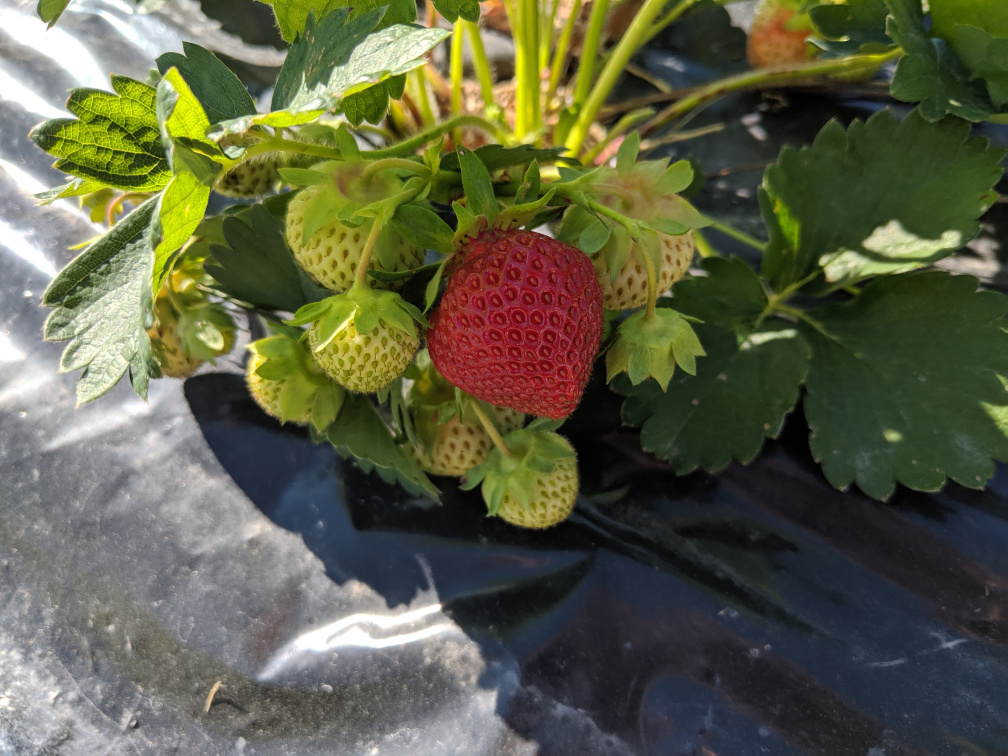
#> input picture computer vision/test_image.jpg, 4032 x 3024 px (shown at 1/4 size)
$ python -i 'strawberries v1 pre.py'   (imports and definitions only)
#> lines starting #> are read from the running program, lines starting #| are printed output that depends on the picture; after the words box and inside, x2 and y2 are one past the last pixel; in counts of white or black regions, pixels touching at a corner belong together
import cv2
import numpy as np
import matplotlib.pyplot as plt
import random as rng
from PIL import Image


# [20 lines left out: functions Main, save, not called in this run]
def real(image,image_copy):
    image = cv2.addWeighted(image, 1, image_copy, 1, 0.0)
    return image

# [47 lines left out: functions red, contours, not called in this run]


def blur(image):
    blur=cv2.GaussianBlur(image, (5,5),0)
    return blur

def gray(image): #converts image to gray scale
    gray=cv2.cvtColor(image, cv2.COLOR_RGB2GRAY)
    return gray

def canny(image): #This is to find edges in an image
    image=gray(image)
    image=blur(image)
    image=cv2.Canny(image,10,100)
    return image


# [1 line not run here, left out]


>>> import cv2
>>> picture = cv2.cvtColor(cv2.imread('test_image.jpg'), cv2.COLOR_BGR2RGB)
>>> result = canny(picture)
#> in gray, `gray=cv2.cvtColor(image, cv2.COLOR_RGB2GRAY)`:
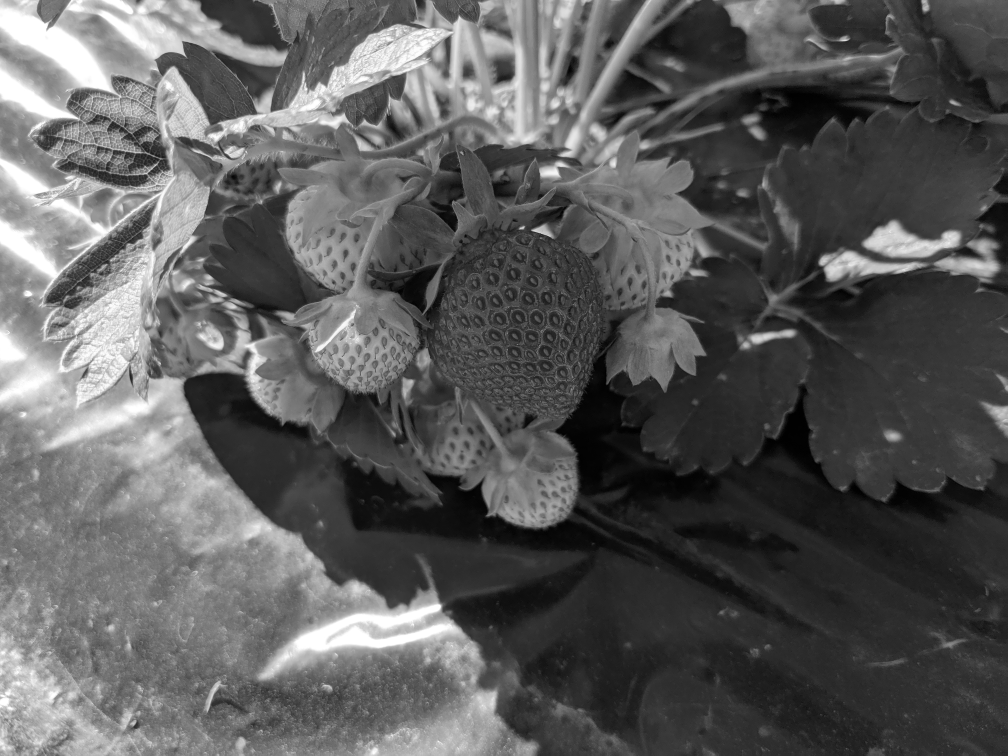
#> gray: shape (3024, 4032) (shown at 1/4 size); min 0, max 255, mean 91.4
#> in canny, `image=cv2.Canny(image,10,100)`:
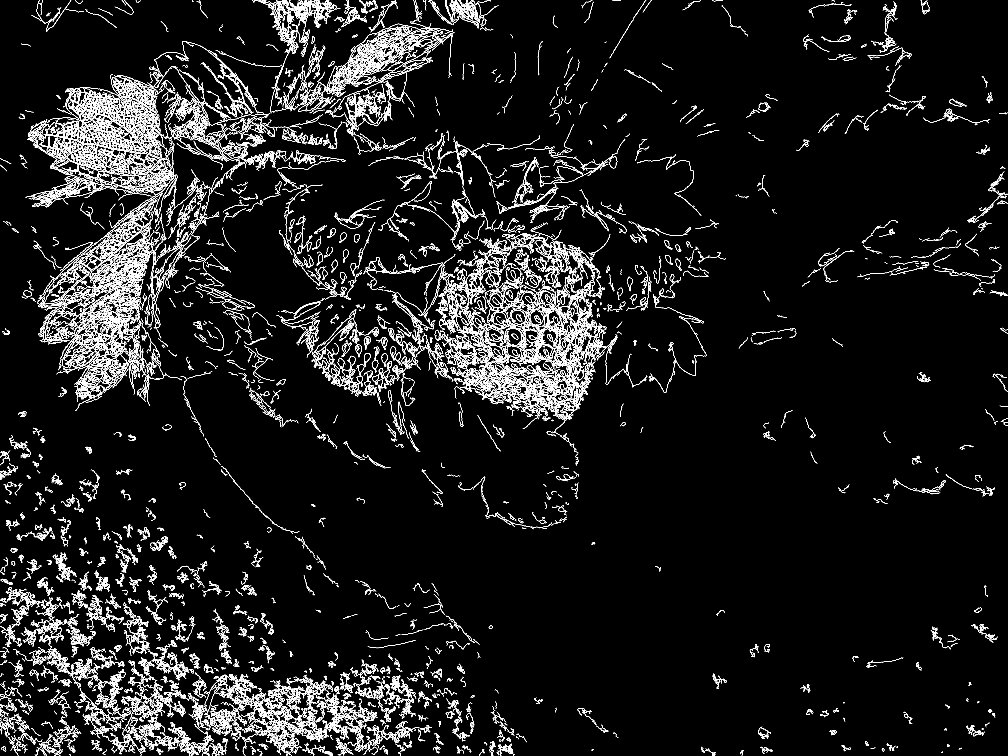
#> image: shape (3024, 4032) (shown at 1/4 size); 3.8% white in thin lines or dots

$ run again, on computer vision/Capture.JPG
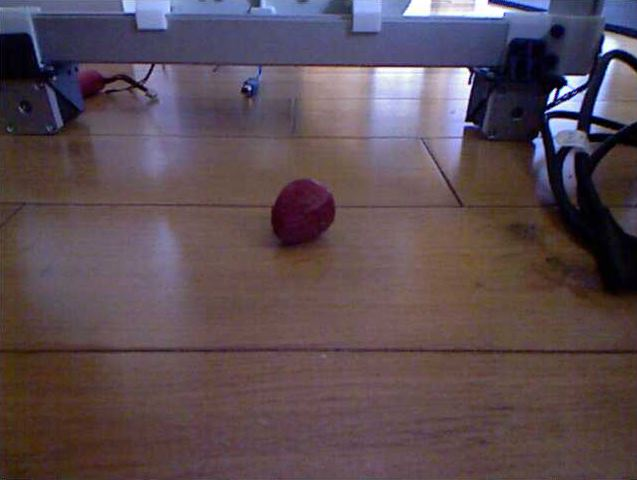
#> input picture computer vision/Capture.JPG, 637 x 480 px
#> in gray, `gray=cv2.cvtColor(image, cv2.COLOR_RGB2GRAY)`:
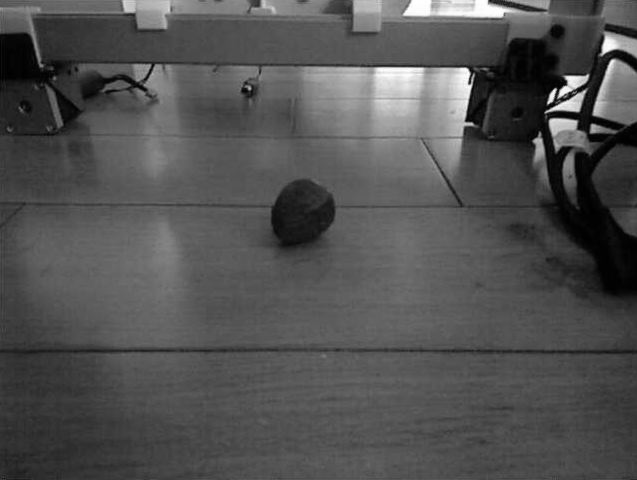
#> gray: shape (480, 637); min 0, max 255, mean 81.4
#> in canny, `image=cv2.Canny(image,10,100)`:
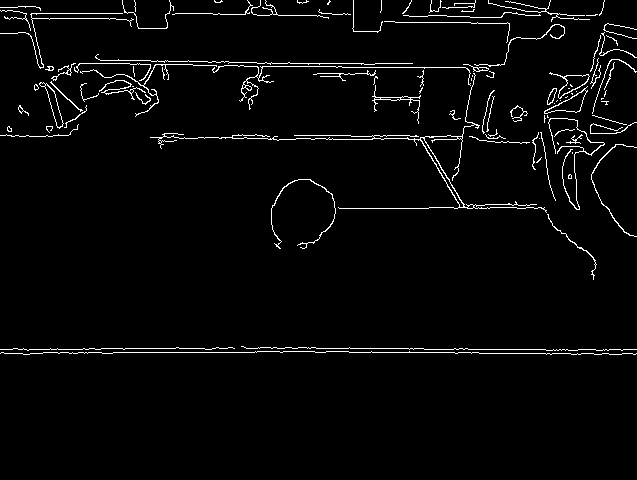
#> image: shape (480, 637); 2.9% white in thin lines or dots, all inside (x1, y1, x2, y2) = (0, 0, 637, 355)

$ run again, on computer vision/Capture2.JPG
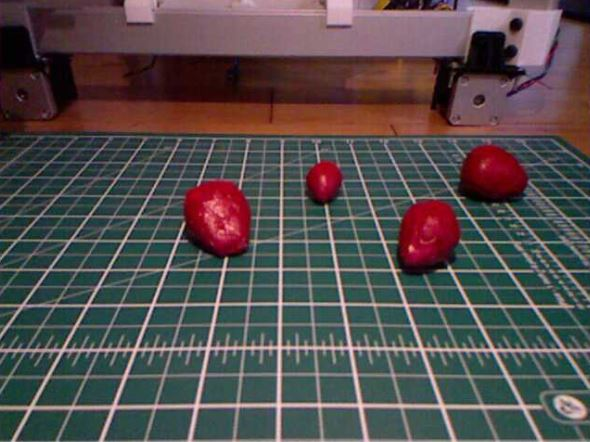
#> input picture computer vision/Capture2.JPG, 590 x 442 px
#> in gray, `gray=cv2.cvtColor(image, cv2.COLOR_RGB2GRAY)`:
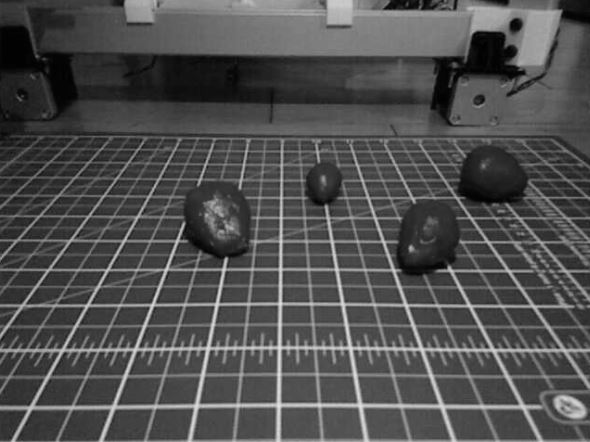
#> gray: shape (442, 590); min 0, max 227, mean 79.6
#> in canny, `image=cv2.Canny(image,10,100)`:
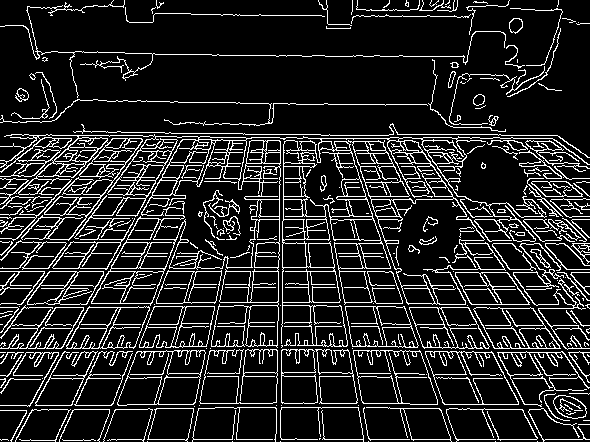
#> image: shape (442, 590); 14.1% white in thin lines or dots
